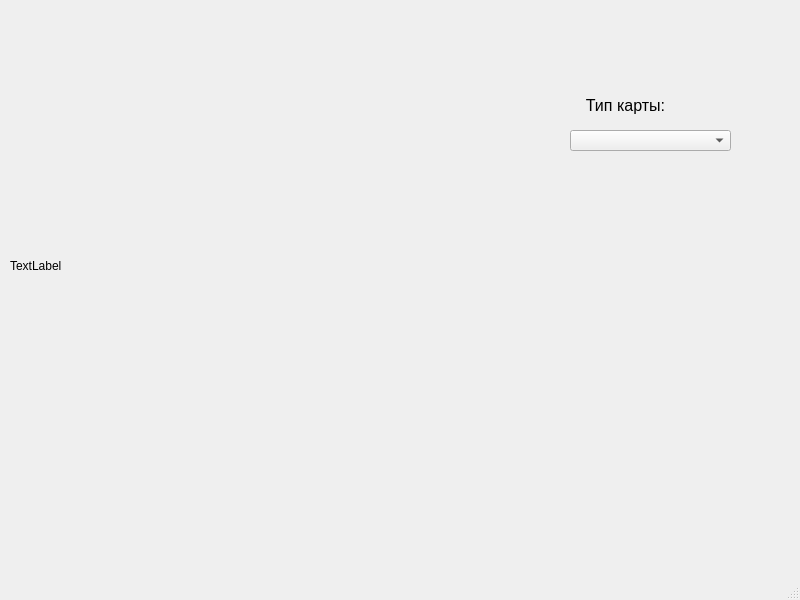
<?xml version="1.0" encoding="UTF-8"?>
<ui version="4.0">
 <class>MainWindow</class>
 <widget class="QMainWindow" name="MainWindow">
  <property name="geometry">
   <rect>
    <x>0</x>
    <y>0</y>
    <width>800</width>
    <height>600</height>
   </rect>
  </property>
  <property name="focusPolicy">
   <enum>Qt::StrongFocus</enum>
  </property>
  <property name="windowTitle">
   <string>MainWindow</string>
  </property>
  <widget class="QWidget" name="centralwidget">
   <widget class="QComboBox" name="map_layer">
    <property name="enabled">
     <bool>true</bool>
    </property>
    <property name="geometry">
     <rect>
      <x>570</x>
      <y>130</y>
      <width>161</width>
      <height>21</height>
     </rect>
    </property>
    <property name="focusPolicy">
     <enum>Qt::NoFocus</enum>
    </property>
   </widget>
   <widget class="QLabel" name="image">
    <property name="enabled">
     <bool>true</bool>
    </property>
    <property name="geometry">
     <rect>
      <x>10</x>
      <y>10</y>
      <width>521</width>
      <height>511</height>
     </rect>
    </property>
    <property name="text">
     <string>TextLabel</string>
    </property>
   </widget>
   <widget class="QLabel" name="label">
    <property name="geometry">
     <rect>
      <x>570</x>
      <y>90</y>
      <width>111</width>
      <height>31</height>
     </rect>
    </property>
    <property name="text">
     <string>&lt;html&gt;&lt;head/&gt;&lt;body&gt;&lt;p align=&quot;center&quot;&gt;&lt;span style=&quot; font-size:12pt;&quot;&gt;Тип карты:&lt;/span&gt;&lt;/p&gt;&lt;/body&gt;&lt;/html&gt;</string>
    </property>
   </widget>
  </widget>
  <widget class="QMenuBar" name="menubar">
   <property name="geometry">
    <rect>
     <x>0</x>
     <y>0</y>
     <width>800</width>
     <height>26</height>
    </rect>
   </property>
  </widget>
  <widget class="QStatusBar" name="statusbar"/>
 </widget>
 <resources/>
 <connections/>
</ui>
